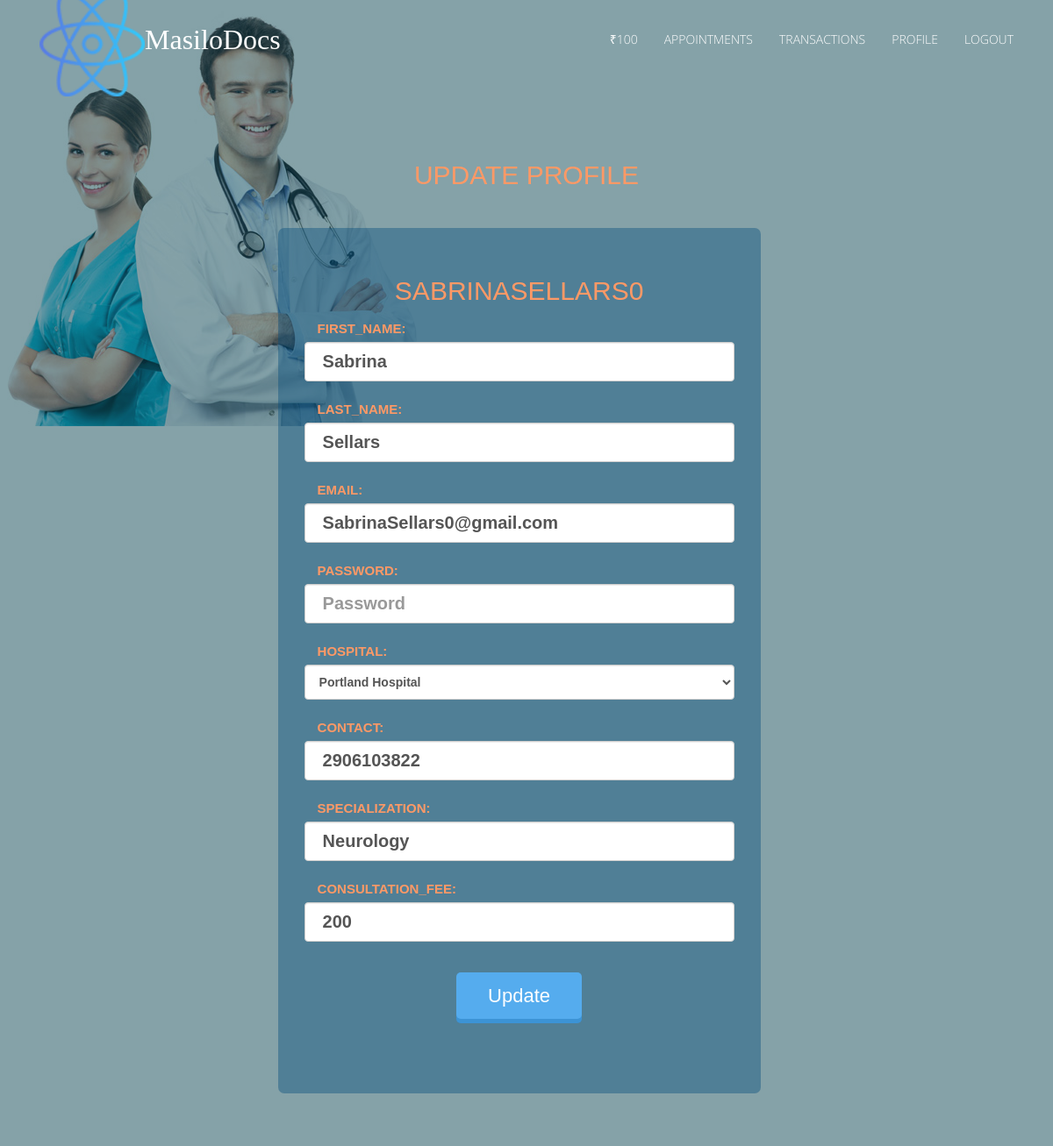
/updateuser/ (signed in), run on the app's committed database.
### accounts/models.py (models this page shows, shortened)
class DoctorProfile(models.Model):
    user = models.OneToOneField(User, on_delete=models.CASCADE)
    hospital = models.ForeignKey('healthcare.Hospital', on_delete=models.CASCADE)
    contact = models.CharField(max_length=50)
    specialization = models.ForeignKey('healthcare.Department', on_delete=models.CASCADE)
    consultation_fee = models.IntegerField(default=200)
    amount = models.PositiveIntegerField(default=100)

### accounts/views.py (the view, shortened to what this page needs)
# urls.py: url(r'^updateuser/$', views.UserFormUpdate.as_view(), name='userupdate'),
@method_decorator(login_required, name='dispatch')
class UserFormUpdate(View):
    template_name = 'registration/userupdate.html'
    form_class = UpdateUserProfile
    def get(self, request):
        if hasattr(request.user,'doctorprofile'):
            profile_form = DoctorForm(initial={'contact':request.user.doctorprofile.contact,'hospital':request.user.doctorprofile.hospital,'specialization':request.user.doctorprofile.specialization,'consultation_fee':request.user.doctorprofile.consultation_fee})
        elif hasattr(request.user,'userprofile'):
            profile_form = ProfileForm(initial={'contact':request.user.userprofile.contact,'address':request.user.userprofile.address,'birth_date':request.user.userprofile.birth_date})
        user_form = self.form_class(initial={'first_name':request.user.first_name,'last_name':request.user.last_name,'email':request.user.email})
        return render(request, self.template_name, {'user_form': user_form, 'profile_form': profile_form})

### accounts/forms.py
class UpdateUserProfile(forms.ModelForm):
    password = forms.CharField(label='password',widget=forms.PasswordInput(attrs={'placeholder':'Password','class':'form-control','id':'search-bar','required':''}))
    email = forms.EmailField(label='email',widget=forms.TextInput(attrs={'type':'email','placeholder':'Email','class':'form-control','id':'search-bar','required':''}))
    first_name = forms.CharField(label='first_name',widget=forms.TextInput(attrs={'placeholder':'First Name','class':'form-control','id':'search-bar','required':''}))
    last_name = forms.CharField(label='last_name',widget=forms.TextInput(attrs={'placeholder':'Last Name','class':'form-control','id':'search-bar','required':''}))
    class Meta:
        model = User
        fields = ['first_name', 'last_name','email', 'password']

class DoctorForm(forms.ModelForm):
    contact = forms.CharField(label='contact',widget=forms.TextInput(attrs={'placeholder':'Contact','class':'form-control','id':'search-bar','required':''}))
    specialization = forms.CharField(label='specialization',widget=forms.TextInput(attrs={'placeholder':'Specialization','class':'form-control','id':'search-bar','required':''}))
    consultation_fee = forms.IntegerField(label='consultation_fee',widget=forms.TextInput(attrs={'placeholder':'Consultation Fee','class':'form-control','id':'search-bar','required':''}))
    class Meta:
        model = DoctorProfile
        fields = ['hospital', 'contact', 'specialization','consultation_fee']
        widgets = {
            'hospital': forms.Select(attrs={'class': 'form-control','id':'search-bar','placeholder':'Hospital','required':''}),
        }

### healthcare/models.py (called while the page is built)
    def __str__(self):
        return self.name

    def __str__(self):
        return self.department_name

### accounts/templates/registration/userupdate.html (shortened to what this page needs)
{% extends 'healthcare/base.html' %}
{% block body %}
<div>
  <div>
  <center>
    <div id="form-main">
    <h2 style="color: #F96;	display: block;	font-size: 30px;font-weight: 400;">Update Profile<h2><br />
  <div id="form-div">
        <form id="contact" class="form-horizontal" action="" method="POST" enctype="multipart/form-data">
            <h3 style="color: #F96;	display: block;	font-size: 30px;font-weight: 400;">{{ request.user.username }}</h3>
            {% include 'registration/form-template.html' with form=user_form%}
            {% include 'registration/form-template.html' with form=profile_form%}
            <div class="form-group">
                <center><button class="btn blue">Update</button></center>
            </div>
        </form>
    </div>
  </div></center></div>
    {% endblock %}

### healthcare/templates/healthcare/base.html (shortened to what this page needs)
<!DOCTYPE html>
<html lang="en">
<head>
    {% load staticfiles %}
    <link rel="stylesheet" href="https://maxcdn.bootstrapcdn.com/bootstrap/3.3.7/css/bootstrap.min.css">
    <link href="{% static "css/style.css" %}" rel="stylesheet" type="text/css">
    <link href="{% static "css/profile.css" %}" rel="stylesheet" type="text/css">
    <link href="{% static "css/main.css" %}" rel="stylesheet" type="text/css">
</head>
<body id="myPage" data-spy="scroll" data-target=".navbar" data-offset="60">
    <section id="banner" class="banner">
      <div class="bg-color">
    <nav class="navbar navbar-default navbar-fixed-top" >
      <div class="container">
        <div class="col-md-12">
          <div class="navbar-header">
            <a class="navbar-brand" href="{% url 'healthcare:index' %}"><font color = 'white'>MasiloDocs</font><img src="{% static "img/logg1.png" %}" class="img-responsive" align="Left" style="width: 110px; margin-top: -17%;"></a>
          </div>
          <div class="collapse navbar-collapse navbar-right" id="myNavbar">
            <ul class="nav navbar-nav">
              {% if request.user.is_authenticated %}
                {% if request.user.userprofile %}
                <li class=""><a>₹{{ request.user.userprofile.amount }}</a></li>
                {% else %}
                <li class=""><a>₹{{ request.user.doctorprofile.amount }}</a></li>
                {% endif %}
                {% endif %}
              {% if request.user.is_authenticated %}
              <li class=""><a href="{% url 'healthcare:index' %}">Appointments</a></li>
              <li class=""><a href="{% url 'healthcare:transactions' %}">Transactions</a></li>
              {% else %}
              <li class=""><a href="{% url 'accounts:register' %}">Register</a></li>
              {% endif %}
              {% if request.user.is_authenticated and request.user.doctorprofile %}
              <li class=""><a href="{% url 'accounts:doctor-detail' request.user.doctorprofile.pk %}">Profile</a></li>
              {% elif request.user.is_authenticated and request.user.userprofile %}
              <li class=""><a href="{% url 'accounts:user-detail' request.user.userprofile.pk %}">Profile</a></li>
              {% elif not request.user.is_authenticated %}
              <li class=""><a href="{% url 'accounts:home' %}?role=doctor">Doctor</a></li>
              {% endif %}
              <li class="">
                {% if request.user.is_authenticated %}
                    <a href="{% url 'accounts:logout' %}">
                        Logout
                    </a>
                {% else %}
                    <a href="{% url 'accounts:login' %}">
                        Login
                    </a>
                {% endif %}
              </li>
            </ul>
          </div>
        </div>
      </div>
    </nav>
    <div class="container">
      <div class="row">
        <div class="banner-info">
          {% block body %}
          {% endblock %}
        </div>
      </div>
    </div>
  </div>
</section>
</body>
</html>

### accounts/templates/registration/form-template.html (shortened to what this page needs)
{% for field in form %}
<center><div class="form-group">
    <label class="control-label col-sm-2" style="font-size:15px;color: #F96;	display: block;">{{ field.label_tag }}</label>
    <div class="search-container">{{ field }}</div>
</div>
</center>
{% endfor %}

### healthcare/static/css/style.css (style rules this page uses)
.search-container { width: 490px; display: block; margin: 0 auto; }

### healthcare/static/css/main.css (style rules this page uses)
body { font-family: 'Open Sans', sans-serif; line-height: 20px; color: #999999; font-size: 300; font-size: 16px; }
ol, ul { list-style: none; }
h1, h2, h3, h4, h5, h6 { font-family: 'Raleway', sans-serif; font-weight: 600; color: #222222; }
a, a:hover, a:focus, a:active { outline: none; }
h2 { line-height: 20px; margin: 0; font-size: 28px; font-weight: 700; text-transform: uppercase; }
.navbar { margin-bottom: 0px; border: 0px; }
.navbar { border-radius: 0px; }
.navbar-default { background-color: #fff; padding: 20px 0; transition: all 0.3s; }
.navbar-default { background-color: transparent; border: 0px; }
.navbar-brand { font-family: 'Chewy', cursive; font-size: 32px; }
.navbar-brand img { padding-top: 2px; width: 120px !important; }
.navbar-default .navbar-brand, .navbar-default .navbar-brand:hover, .navbar-default .navbar-brand:focus { color: #EA6045; }
.navbar-default .navbar-nav > li > a { color: #fff; text-transform: uppercase; font-size: 14px; font-weight: 300; }
#banner { background: url('../img/bg6.jpg') no-repeat fixed; min-height: 800px; position: relative; }
.bg-color { background-color: RGBA(13, 70, 83, 0.50); min-height: 800px; }
.banner-info { padding-top: 190px; }
.form-control { height: 40px; }

### accounts/templates/registration/userupdate.html (style rules this page uses)
#form-main { width:100%; float:left; padding-top:0px; }
#form-div { background-color:rgba(2, 76, 122,0.4); padding-left:35px; padding-right:35px; padding-top:35px; padding-bottom:50px; width: 550px; float: left; left: 48%; margin: 60px auto; position: absolute; margin-top:30px; margin-left: -260px; -moz-border-radius: 7px; -webkit-border-radius: 7px; position: relative; display: flex; justify-content: center; align-items: center; }
.btn { border-radius: 5px; padding: 10px 35px; font-size: 22px; text-decoration: none; margin: 20px; color: #fff; position: relative; display: inline-block; }
.blue { background-color: #55acee; box-shadow: 0px 5px 0px 0px #3C93D5; }

### data on the page
DoctorProfile: form "Portland Hospital" "2906103822" "Neurology" "200"

### other printed values
{{ request.user.doctorprofile.amount }} "100"
{{ request.user.username }} "SABRINASELLARS0"
{{ field.label_tag }} "FIRST_NAME:" "LAST_NAME:" "EMAIL:" "PASSWORD:" "HOSPITAL:" "CONTACT:" "SPECIALIZATION:" "CONSULTATION_FEE:"
